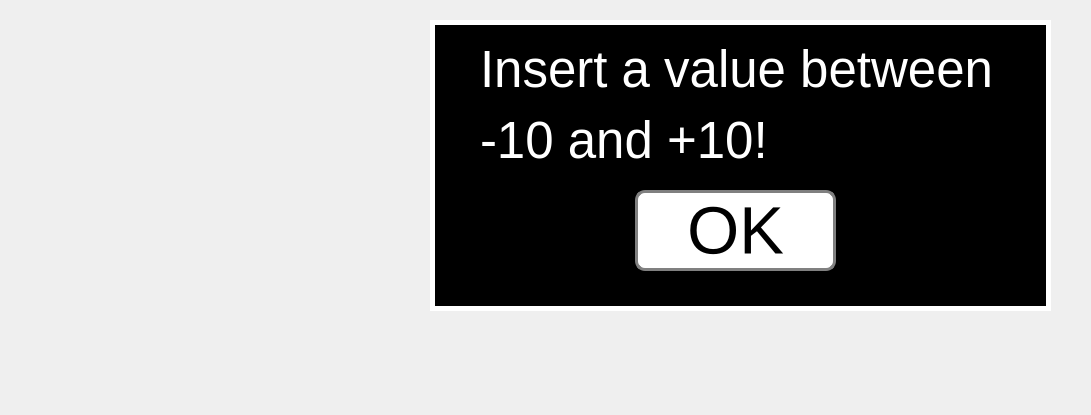
    <widget class="QWidget" name="magneticdeclination">
     <property name="geometry">
      <rect>
       <x>0</x>
       <y>0</y>
       <width>1091</width>
       <height>415</height>
      </rect>
     </property>
     <property name="font">
      <font>
       <family>Arial</family>
      </font>
     </property>
     <attribute name="label">
      <string>MAGNETIC DECLINATION</string>
     </attribute>
     <widget class="QLabel" name="lblInsert">
      <property name="geometry">
       <rect>
        <x>435</x>
        <y>30</y>
        <width>631</width>
        <height>71</height>
       </rect>
      </property>
      <property name="font">
       <font>
        <family>Ubuntu</family>
        <pointsize>26</pointsize>
       </font>
      </property>
      <property name="text">
       <string>Insert a value for magnetic declination.</string>
      </property>
     </widget>
     <widget class="QPushButton" name="btnConfirmDecl">
      <property name="geometry">
       <rect>
        <x>620</x>
        <y>220</y>
        <width>261</width>
        <height>71</height>
       </rect>
      </property>
      <property name="font">
       <font>
        <family>Ubuntu</family>
        <pointsize>34</pointsize>
        <weight>50</weight>
        <bold>false</bold>
       </font>
      </property>
      <property name="focusPolicy">
       <enum>Qt::ClickFocus</enum>
      </property>
      <property name="styleSheet">
       <string notr="true">border: 2px solid white;
border-radius: 10px;
padding: 0 8px;
background: solid white;
color: black;</string>
      </property>
      <property name="text">
       <string>Confirm</string>
      </property>
     </widget>
     <widget class="QGroupBox" name="invalid">
      <property name="geometry">
       <rect>
        <x>430</x>
        <y>20</y>
        <width>621</width>
        <height>291</height>
       </rect>
      </property>
      <property name="font">
       <font>
        <family>Ubuntu</family>
        <pointsize>16</pointsize>
       </font>
      </property>
      <property name="styleSheet">
       <string notr="true">background: black;
color:white;
border: 5px solid white;</string>
      </property>
      <property name="title">
       <string/>
      </property>
      <widget class="QLabel" name="lblInsertValueDecl">
       <property name="geometry">
        <rect>
         <x>50</x>
         <y>10</y>
         <width>531</width>
         <height>151</height>
        </rect>
       </property>
       <property name="font">
        <font>
         <family>Ubuntu</family>
         <pointsize>38</pointsize>
        </font>
       </property>
       <property name="styleSheet">
        <string notr="true">color:white;
border: 0px;</string>
       </property>
       <property name="text">
        <string>&lt;html&gt;&lt;head/&gt;&lt;body&gt;&lt;p&gt;Insert a value between&lt;/p&gt;&lt;p&gt;	-10 and +10!&lt;/p&gt;&lt;/body&gt;&lt;/html&gt;</string>
       </property>
      </widget>
      <widget class="QPushButton" name="btnOkDecl">
       <property name="geometry">
        <rect>
         <x>205</x>
         <y>170</y>
         <width>201</width>
         <height>81</height>
        </rect>
       </property>
       <property name="font">
        <font>
         <family>Ubuntu</family>
         <pointsize>50</pointsize>
        </font>
       </property>
       <property name="styleSheet">
        <string notr="true">border-radius: 10px;
border: 3px solid gray;
padding: 0 8px;
background: white;
color:black;</string>
       </property>
       <property name="text">
        <string>OK</string>
       </property>
      </widget>
     </widget>
     <widget class="QLineEdit" name="txtMinutes">
      <property name="geometry">
       <rect>
        <x>685</x>
        <y>120</y>
        <width>121</width>
        <height>81</height>
       </rect>
      </property>
      <property name="font">
       <font>
        <family>Ubuntu</family>
        <pointsize>32</pointsize>
       </font>
      </property>
      <property name="styleSheet">
       <string notr="true">border: 2px solid white;
background-color: black;
color:white;</string>
      </property>
      <property name="inputMask">
       <string/>
      </property>
      <property name="maxLength">
       <number>32767</number>
      </property>
     </widget>
     <widget class="QLabel" name="label_6">
      <property name="geometry">
       <rect>
        <x>635</x>
        <y>120</y>
        <width>31</width>
        <height>41</height>
       </rect>
      </property>
      <property name="font">
       <font>
        <family>Ubuntu</family>
        <pointsize>38</pointsize>
       </font>
      </property>
      <property name="text">
       <string>°</string>
      </property>
     </widget>
     <widget class="QLabel" name="label_9">
      <property name="geometry">
       <rect>
        <x>810</x>
        <y>120</y>
        <width>21</width>
        <height>41</height>
       </rect>
      </property>
      <property name="font">
       <font>
        <family>Ubuntu</family>
        <pointsize>38</pointsize>
       </font>
      </property>
      <property name="text">
       <string>'</string>
      </property>
     </widget>
     <widget class="QLineEdit" name="txtDegrees">
      <property name="geometry">
       <rect>
        <x>510</x>
        <y>119</y>
        <width>121</width>
        <height>81</height>
       </rect>
      </property>
      <property name="font">
       <font>
        <family>Ubuntu</family>
        <pointsize>32</pointsize>
       </font>
      </property>
      <property name="styleSheet">
       <string notr="true">border: 2px solid white;
background-color: black;
color:white;</string>
      </property>
      <property name="inputMask">
       <string/>
      </property>
      <property name="maxLength">
       <number>32767</number>
      </property>
     </widget>
     <widget class="QLineEdit" name="txtSeconds">
      <property name="geometry">
       <rect>
        <x>860</x>
        <y>120</y>
        <width>121</width>
        <height>81</height>
       </rect>
      </property>
      <property name="font">
       <font>
        <family>Ubuntu</family>
        <pointsize>32</pointsize>
       </font>
      </property>
      <property name="styleSheet">
       <string notr="true">border: 2px solid white;
background-color: black;
color:white;</string>
      </property>
      <property name="inputMask">
       <string/>
      </property>
      <property name="maxLength">
       <number>32767</number>
      </property>
     </widget>
     <widget class="QLabel" name="label_10">
      <property name="geometry">
       <rect>
        <x>985</x>
        <y>120</y>
        <width>31</width>
        <height>41</height>
       </rect>
      </property>
      <property name="font">
       <font>
        <family>Ubuntu</family>
        <pointsize>38</pointsize>
       </font>
      </property>
      <property name="text">
       <string>&quot;</string>
      </property>
     </widget>
     <widget class="QLabel" name="lblOperator">
      <property name="geometry">
       <rect>
        <x>460</x>
        <y>120</y>
        <width>41</width>
        <height>81</height>
       </rect>
      </property>
      <property name="font">
       <font>
        <family>Ubuntu</family>
        <pointsize>50</pointsize>
       </font>
      </property>
      <property name="text">
       <string/>
      </property>
     </widget>
     <zorder>lblInsert</zorder>
     <zorder>btnConfirmDecl</zorder>
     <zorder>txtMinutes</zorder>
     <zorder>label_6</zorder>
     <zorder>label_9</zorder>
     <zorder>txtDegrees</zorder>
     <zorder>txtSeconds</zorder>
     <zorder>label_10</zorder>
     <zorder>lblOperator</zorder>
     <zorder>invalid</zorder>
    </widget>
